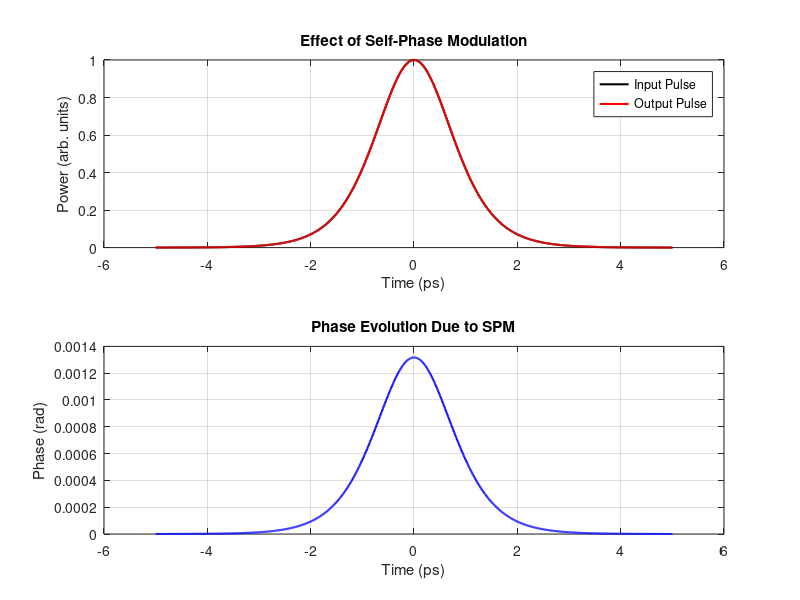

Source code (MATLAB):
clc; clear; close all;

%% Parameters
N = 1024;                % Number of sample points
Tmax = 5;                % Time window (in ps)
t = linspace(-Tmax, Tmax, N); % Time axis (ps)

lambda = 1550e-9;        % Wavelength (m)
T0 = 1;                  % Initial pulse width (ps)
A0 = 1;                  % Peak amplitude (normalized)

L = 1;                   % Fiber length (km)
Nz = 100;                % Number of steps in propagation

n2 = 2.6e-20;            % Nonlinear refractive index (m^2/W)
Aeff = 80e-12;           % Effective core area (m^2)
Gamma = (2*pi*n2) / (lambda*Aeff); % Nonlinear parameter (1/W/km)

%% Initial Pulse (Sech Pulse)
A = A0 * sech(t/T0);     % Initial field amplitude

%% Split-Step Fourier Method (SSFM) Simulation

% Step size
dz = L / Nz;            % Step size in km

% Frequency axis
fs = 1 / (t(2) - t(1)); 
f = (-N/2:N/2-1) * (fs / N);
omega = 2 * pi * f;     % Angular frequency

% Initialize field
A_z = A;

for n = 1:Nz
    % Nonlinear Phase Shift (SPM)
    phi_nl = Gamma * abs(A_z).^2 * dz;
    A_z = A_z .* exp(1j * phi_nl);
end

%% Plot Results
figure;
subplot(2,1,1);
plot(t, abs(A).^2, 'k', 'LineWidth', 1.5); hold on;
plot(t, abs(A_z).^2, 'r', 'LineWidth', 1.5);
legend('Input Pulse', 'Output Pulse');
xlabel('Time (ps)'); ylabel('Power (arb. units)');
title('Effect of Self-Phase Modulation'); grid on;

subplot(2,1,2);
plot(t, angle(A_z), 'b', 'LineWidth', 1.5);
xlabel('Time (ps)'); ylabel('Phase (rad)');
title('Phase Evolution Due to SPM'); grid on;